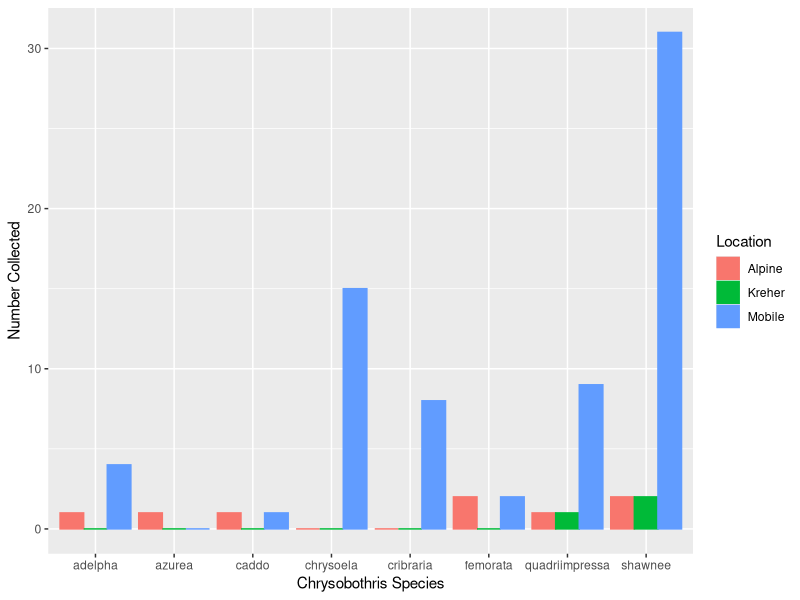
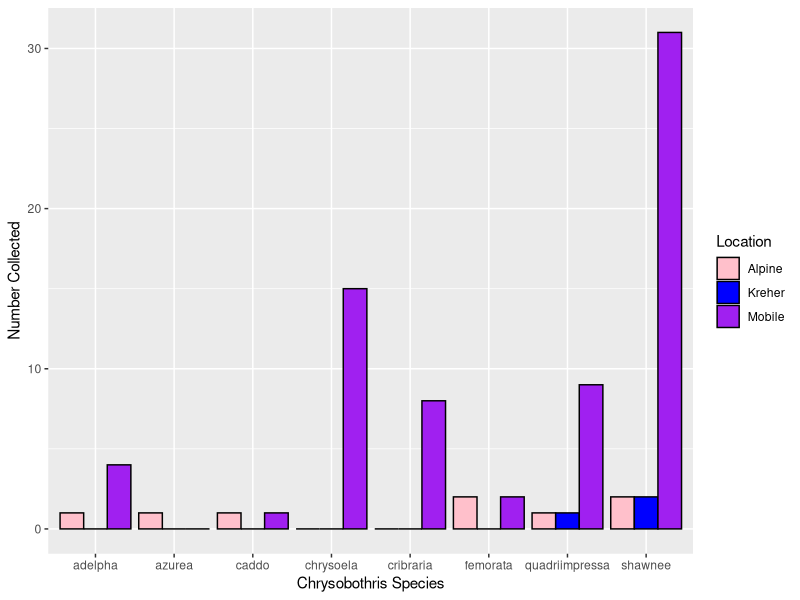
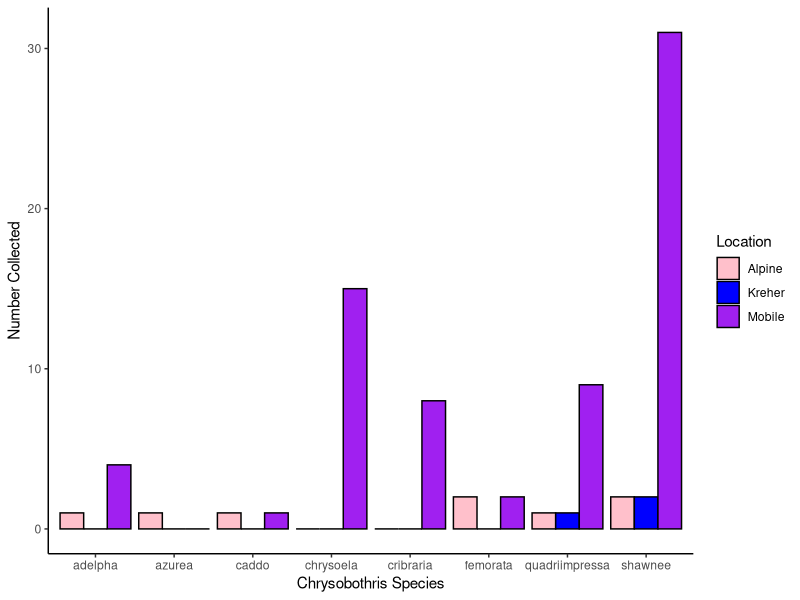
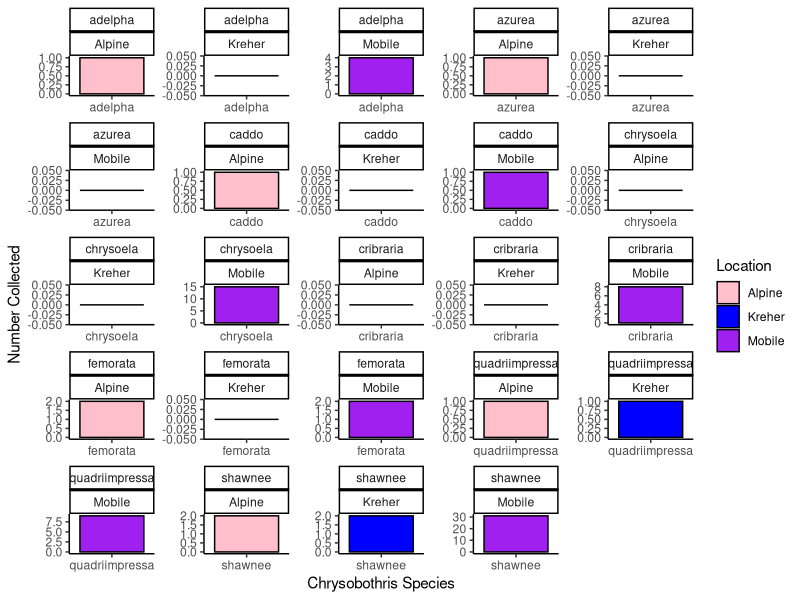

Source code (R) for these figures, in order:
##example for layering
install.packages("ggplot2")
library(ggplot2)

TrapData<-read.csv("TrapData.csv")

ggplot(TrapData, aes(x=Species,y=Collected,color=Location,fill=Location))+
  stat_summary(fun=mean,geom="bar",position="dodge")+
  ylab("Number Collected")+
  xlab("Chrysobothris Species") 

# the three layers are the Stat_summary line, ylab, and xlab. 


##example for scales

ggplot(TrapData, aes(x=Species,y=Collected,color=Location,fill=Location))+
  stat_summary(fun=mean,geom="bar",position="dodge",color="black")+
  ylab("Number Collected")+
  xlab("Chrysobothris Species")+
  scale_fill_manual(values=c("pink","blue","purple"))
#the scale_fill_manual() allowed me to manually change colors.

##example of theme

ggplot(TrapData, aes(x=Species,y=Collected,color=Location,fill=Location))+
  stat_summary(fun=mean,geom="bar",position="dodge",color="black")+
  ylab("Number Collected")+
  xlab("Chrysobothris Species")+
  scale_fill_manual(values=c("pink","blue","purple"))+
  theme_classic()
#theme_classic() is an example of a theme

##example of facets

ggplot(TrapData, aes(x=Species,y=Collected,color=Location,fill=Location))+
  stat_summary(fun=mean,geom="bar",position="dodge",color="black")+
  ylab("Number Collected")+
  xlab("Chrysobothris Species")+
  scale_fill_manual(values=c("pink","blue","purple"))+
  theme_classic()+
  facet_wrap(~Species*Location,scales="free")
#facet_wrap is how to split data into subsets.  

